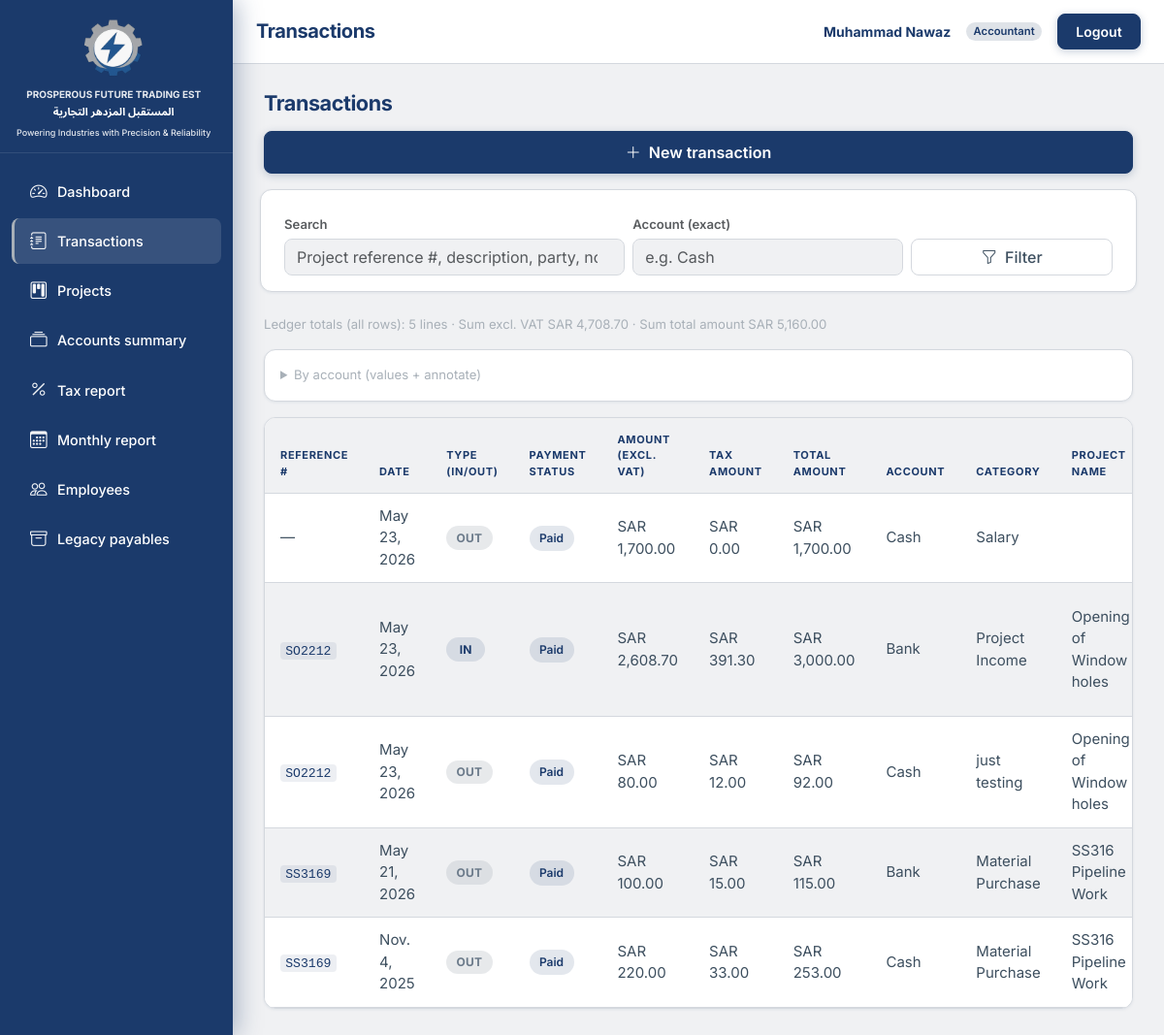
/transactions/ (signed in), run on the app's committed database.
### accounts/models.py (models this page shows, shortened)
class User(AbstractBaseUser, PermissionsMixin):
    email = models.EmailField(unique=True)
    full_name = models.CharField(max_length=255, blank=True)
    role = models.CharField(max_length=20, choices=Role.choices, default=Role.VIEWER)
    is_staff = models.BooleanField(default=False)
    is_active = models.BooleanField(default=True)
    date_joined = models.DateTimeField(default=timezone.now)
    objects = UserManager()
    USERNAME_FIELD = "email"
    REQUIRED_FIELDS = []
    class Meta:
        ordering = ["email"]
    @property
    def display_name(self):
        name = (self.full_name or "").strip()
        if name:
            return name
        return self.email.split("@")[0] if self.email else ""

### transactions/models.py (models this page shows, shortened)
class Transaction(models.Model):
    reference_number = models.CharField(
        max_length=64,
        unique=True,
        db_index=True,
        verbose_name="Reference #",
    )
    date = models.DateField(db_index=True)
    description = models.CharField(max_length=500, blank=True)
    flow_type = models.CharField(max_length=3, choices=FlowType.choices, db_index=True)
    amount_excl_vat = models.DecimalField(max_digits=14, decimal_places=2)
    account = models.CharField(
        max_length=64,
        db_index=True,
        choices=LedgerAccount.choices,
    )
    category = models.CharField(max_length=128, db_index=True)
    project = models.ForeignKey(
        "projects.Project",
        null=True,
        blank=True,
        on_delete=models.SET_NULL,
        related_name="transactions",
    )
    qty = models.DecimalField(max_digits=14, decimal_places=4, null=True, blank=True)
    rate = models.DecimalField(max_digits=14, decimal_places=4, null=True, blank=True)
    party_name = models.CharField(max_length=255, blank=True)
    party_type = models.CharField(
        max_length=64,
        blank=True,
        null=True,
        choices=PartyType.choices,
    )
    invoice_number = models.CharField(max_length=128, blank=True)
    tax_percent = models.DecimalField(max_digits=6, decimal_places=2, null=True, blank=True)
    tax_amount = models.DecimalField(max_digits=14, decimal_places=2, null=True, blank=True)
    total_amount = models.DecimalField(max_digits=14, decimal_places=2, null=True, blank=True)
    payment_status = models.CharField(
        max_length=64,
        blank=True,
        choices=PaymentStatus.choices,
    )
    notes = models.TextField(blank=True)
    created_at = models.DateTimeField(auto_now_add=True)
    updated_at = models.DateTimeField(auto_now=True)
    class Meta:
        ordering = ["-date", "-pk"]
        indexes = [
            models.Index(fields=["date", "flow_type"]),
            models.Index(fields=["account", "flow_type"]),
        ]

### projects/models.py (models this page shows, shortened)
class Project(models.Model):
    reference_number = models.CharField(
        max_length=64,
        unique=True,
        db_index=True,
        verbose_name="Reference #",
    )
    name = models.CharField(max_length=255, unique=True)
    client_name = models.CharField(max_length=255, blank=True)
    contract_value_excl_vat = models.DecimalField(
        max_digits=14, decimal_places=2, null=True, blank=True
    )
    advance_amount_incl_vat = models.DecimalField(
        max_digits=14,
        decimal_places=2,
        null=True,
        blank=True,
        verbose_name="Client advance (incl. VAT)",
        help_text="Optional. Leave blank if client pays no advance.",
    )
    notes = models.TextField(blank=True)
    class Meta:
        ordering = ["name"]

### transactions/views.py (the view, shortened to what this page needs)
# urls.py: path("", views.TransactionListView.as_view(), name="list"),
class TransactionListView(ViewerReadOnlyMixin, ListView):
    model = Transaction
    template_name = "transactions/transaction_list.html"
    context_object_name = "transactions"
    paginate_by = 50
    def get_queryset(self):
        qs = (
            Transaction.objects.select_related("project")
            .annotate(
                project_name=F("project__name"),
            )
            .order_by("-date", "-pk")
        )
        q = self.request.GET.get("q", "").strip()
        acc = self.request.GET.get("account", "").strip()
        if acc:
            qs = qs.filter(account__iexact=acc)
        return qs
    def get_context_data(self, **kwargs):
        ctx = super().get_context_data(**kwargs)
        filtered_qs = self.get_queryset()
        agg = filtered_qs.aggregate(
            total_lines=Count("id"),
            sum_excl=Sum("amount_excl_vat"),
            sum_total=Sum("total_amount"),
        )
        ctx["filters"] = {"q": self.request.GET.get("q", ""), "account": self.request.GET.get("account", "")}
        ctx["ledger_totals"] = agg
        ctx["filters_active"] = bool(
            self.request.GET.get("q", "").strip() or self.request.GET.get("account", "").strip()
        )
        ctx["account_breakdown"] = (
            filtered_qs.values("account")
            .annotate(lines=Count("id"), sum_excl=Sum("amount_excl_vat"))
            .order_by("account")
        )
        from .display_labels import transaction_field_labels
        ctx["labels"] = transaction_field_labels()
        return ctx

### TradingEST/context_processors.py (called while the page is built)
def brand(_request):
    return {
        "brand_name_ar": BRAND_NAME_AR,
        "brand_name_en": BRAND_NAME_EN,
        "brand_tagline": BRAND_TAGLINE,
    }

### TradingEST/formatting.py (called while the page is built)
def _to_decimal(value) -> Decimal | None:
    if value is None or value == "":
        return None
    try:
        d = value if isinstance(value, Decimal) else Decimal(str(value))
        return d.quantize(_TWOPLACES, rounding=ROUND_HALF_UP)
    except (InvalidOperation, TypeError, ValueError):
        return None

def format_number(value) -> str | None:
    d = _to_decimal(value)
    if d is None:
        return None
    return f"{d:,.2f}"

def format_sar(value) -> str | None:
    n = format_number(value)
    if n is None:
        return None
    return f"SAR {n}"

### TradingEST/templatetags/te_format.py (called while the page is built)
@register.filter
def sar(value):
    out = format_sar(value)
    return out if out is not None else "—"

### accounts/mixins.py (called while the page is built)
    def dispatch(self, request, *args, **kwargs):
        if not request.user.is_authenticated:
            return HttpResponseRedirect(self.resolve_redirect(request))
        role = getattr(request.user, "role", None)
        if role == Role.VIEWER and request.method not in ("GET", "HEAD", "OPTIONS"):
            raise PermissionDenied("Read-only users cannot modify data.")
        return super(SessionAuthenticatedMixin, self).dispatch(request, *args, **kwargs)

### transactions/display_labels.py (called while the page is built)
def transaction_field_labels() -> dict[str, str]:
    return dict(TRANSACTION_FIELD_LABELS)

### templates/transactions/transaction_list.html (shortened to what this page needs)
{% extends "base.html" %}
{% block header_title %}Transactions{% endblock %}
{% block content %}
<div class="te-page-heading-row flex-column flex-sm-row align-items-stretch align-items-sm-center">
  <h1>Transactions</h1>
  {% if user.role == 'admin' or user.role == 'accountant' %}
  <a class="btn te-btn-gradient w-100 w-sm-auto" href="{% url 'transactions:add' %}"><i class="bi bi-plus-lg me-1"></i> New transaction</a>
  {% endif %}
</div>
<form method="get" class="row g-2 align-items-end mb-4 te-toolbar te-toolbar--filters">
  <div class="col-12 col-md-5">
    <label class="form-label small text-muted mb-1 fw-semibold">Search</label>
    <input class="form-control" type="search" name="q" value="{{ filters.q }}" placeholder="Project reference #, description, party, notes…">
  </div>
  <div class="col-12 col-md-4">
    <label class="form-label small text-muted mb-1 fw-semibold">Account (exact)</label>
    <input class="form-control" type="text" name="account" value="{{ filters.account }}" placeholder="e.g. Cash">
  </div>
  <div class="col-12 col-md-3">
    <button class="btn te-btn-secondary w-100 mt-md-4" type="submit"><i class="bi bi-funnel me-1"></i> Filter</button>
  </div>
</form>
<p class="small mb-3" style="color: var(--te-muted);">
  {% if filters_active %}<strong style="color: var(--te-text);">Filtered total:</strong>{% else %}Ledger totals (all rows):{% endif %}
  {{ ledger_totals.total_lines }} lines ·
  Sum excl. VAT {{ ledger_totals.sum_excl|sar }} · Sum total amount {{ ledger_totals.sum_total|sar }}
</p>
{% if account_breakdown %}
<details class="mb-3 te-page-card p-3"><summary class="small" style="color: var(--te-muted);">By account (values + annotate)</summary>
</details>
{% endif %}
{% if transactions %}
<div class="te-table-card d-none d-sm-block">
  <div class="table-responsive">
    <table class="table table-sm mb-0 align-middle">
      <thead>
        <tr>
          <th>{{ labels.project_reference }}</th>
          <th>{{ labels.date }}</th>
          <th>{{ labels.flow_type }}</th>
          <th>{{ labels.payment_status }}</th>
          <th>{{ labels.amount_excl_vat }}</th>
          <th>{{ labels.tax_amount }}</th>
          <th>{{ labels.total_amount }}</th>
          <th>{{ labels.account }}</th>
          <th>{{ labels.category }}</th>
          <th>{{ labels.project }}</th>
        </tr>
      </thead>
      <tbody>
        {% for t in transactions %}
        <tr>
          <td>{% if t.project %}<code class="small">{{ t.project.reference_number }}</code>{% else %}—{% endif %}</td>
          <td>{{ t.date }}</td>
          <td>{% include "partials/flow_badge.html" with flow=t.flow_type %}</td>
          <td>{% include "partials/payment_badge.html" with status=t.payment_status %}</td>
          <td>{{ t.amount_excl_vat|sar }}</td>
          <td>{{ t.tax_amount|sar }}</td>
          <td>{{ t.total_amount|sar }}</td>
          <td>{{ t.account }}</td>
          <td>{{ t.category }}</td>
          <td>{% if t.project %}{{ t.project.name }}{% endif %}</td>
        </tr>
        {% endfor %}
      </tbody>
    </table>
  </div>
</div>
{% else %}
<div class="te-page-card te-empty-state">
  <i class="bi bi-journal-x" aria-hidden="true"></i>
  <p>No transactions match your filters.</p>
</div>
{% endif %}
{% endblock %}

### templates/base.html (shortened to what this page needs)
{% load static %}
<!DOCTYPE html>
<html lang="en">
<head>
  <link href="https://cdn.jsdelivr.net/npm/bootstrap@5.3.3/dist/css/bootstrap.min.css" rel="stylesheet"
>
  <link rel="stylesheet" href="https://cdn.jsdelivr.net/npm/bootstrap-icons@1.11.3/font/bootstrap-icons.min.css">
  <link rel="stylesheet" href="{% static 'css/app.css' %}">
</head>
<body class="te-app-body">
<div class="te-app-layout">
  <div class="te-app-main">
    <header class="te-topbar">
      <div class="te-topbar-desktop d-none d-md-flex w-100 align-items-center justify-content-between gap-3 min-w-0">
        <h1 class="te-topbar-title text-truncate mb-0 flex-grow-1 min-w-0">{% block header_title %}Dashboard{% endblock %}</h1>
        {% if user.is_authenticated %}
        <div class="te-topbar-actions flex-shrink-0">
          <span class="te-topbar-user d-none d-lg-inline">{{ user.display_name }}</span>
          {% if user.role == 'admin' %}
          <span class="badge rounded-pill badge-role-admin">{{ user.get_role_display }}</span>
          {% elif user.role == 'accountant' %}
          <span class="badge rounded-pill badge-role-accountant">{{ user.get_role_display }}</span>
          {% else %}
          <span class="badge rounded-pill badge-role-viewer">{{ user.get_role_display }}</span>
          {% endif %}
          <form action="{% url 'accounts:logout' %}" method="post" class="d-inline mb-0">
            <button type="submit" class="btn btn-sm te-btn-logout">Logout</button>
          </form>
        </div>
        {% endif %}
      </div>
    </header>
    <div class="te-content-wrap">
      {% block content %}{% endblock %}
    </div>
  </div>
  <aside id="teSidebar" class="te-sidebar" aria-label="Main navigation">
    <div class="te-sidebar-head">
      <div class="te-sidebar-logo">
        {% include "partials/sidebar_brand.html" %}
      </div>
    </div>
    <div class="te-sidebar-nav">
      {% include "partials/sidebar_nav.html" %}
    </div>
  </aside>
</div>
</body>
</html>

### templates/partials/flow_badge.html
{% if flow == "IN" %}
<span class="te-badge-flow te-badge-flow--in">IN</span>
{% else %}
<span class="te-badge-flow te-badge-flow--out">OUT</span>
{% endif %}

### templates/partials/payment_badge.html
{% with p=status|default:'' %}
{% if p == "Paid" %}
<span class="te-badge-status te-badge-status--paid">Paid</span>
{% elif p == "Partially Paid" %}
<span class="te-badge-status te-badge-status--partial">Partially Paid</span>
{% elif p == "Credit" %}
<span class="te-badge-status te-badge-status--credit">Credit</span>
{% elif p == "Unpaid" %}
<span class="te-badge-status te-badge-status--unpaid">Unpaid</span>
{% else %}
<span class="te-badge-status te-badge-status--unpaid">{{ p|default:"—" }}</span>
{% endif %}
{% endwith %}

### data on the page
User: display_name "Muhammad Nawaz", role "Accountant"
Transaction: date "May 23, 2026", flow_type "OUT", payment_status "Paid", amount_excl_vat|sar "SAR 1,700.00", tax_amount|sar "SAR 0.00", total_amount|sar "SAR 1,700.00", account "Cash", category "Salary"
Transaction: project.reference_number "SO2212", date "May 23, 2026", flow_type "IN", payment_status "Paid", amount_excl_vat|sar "SAR 2,608.70", tax_amount|sar "SAR 391.30", total_amount|sar "SAR 3,000.00", account "Bank", category "Project Income", project.name "Opening of Window holes"
Transaction: project.reference_number "SO2212", date "May 23, 2026", flow_type "OUT", payment_status "Paid", amount_excl_vat|sar "SAR 80.00", tax_amount|sar "SAR 12.00", total_amount|sar "SAR 92.00", account "Cash", category "just testing", project.name "Opening of Window holes"
Transaction: project.reference_number "SS3169", date "May 21, 2026", flow_type "OUT", payment_status "Paid", amount_excl_vat|sar "SAR 100.00", tax_amount|sar "SAR 15.00", total_amount|sar "SAR 115.00", account "Bank", category "Material Purchase", project.name "SS316 Pipeline Work"
Transaction: project.reference_number "SS3169", date "Nov. 4, 2025", flow_type "OUT", payment_status "Paid", amount_excl_vat|sar "SAR 220.00", tax_amount|sar "SAR 33.00", total_amount|sar "SAR 253.00", account "Cash", category "Material Purchase", project.name "SS316 Pipeline Work"

### other printed values
{{ ledger_totals.total_lines }} "5"
{{ ledger_totals.sum_excl|sar }} "SAR 4,708.70"
{{ ledger_totals.sum_total|sar }} "SAR 5,160.00"
{{ labels.project_reference }} "REFERENCE #"
{{ labels.date }} "DATE"
{{ labels.flow_type }} "TYPE (IN/OUT)"
{{ labels.payment_status }} "PAYMENT STATUS"
{{ labels.amount_excl_vat }} "AMOUNT (EXCL. VAT)"
{{ labels.tax_amount }} "TAX AMOUNT"
{{ labels.total_amount }} "TOTAL AMOUNT"
{{ labels.account }} "ACCOUNT"
{{ labels.category }} "CATEGORY"
{{ labels.project }} "PROJECT NAME"
{{ brand_name_en }} "PROSPEROUS FUTURE TRADING EST"
{{ brand_name_ar }} "المستقبل المزدهر التجارية"
